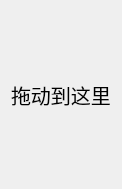
<?xml version="1.0" encoding="UTF-8"?>
<ui version="4.0">
 <class>DraggerWidget</class>
 <widget class="QWidget" name="DraggerWidget">
  <property name="windowModality">
   <enum>Qt::NonModal</enum>
  </property>
  <property name="geometry">
   <rect>
    <x>0</x>
    <y>0</y>
    <width>118</width>
    <height>189</height>
   </rect>
  </property>
  <property name="windowTitle">
   <string>DraggerWidget</string>
  </property>
  <layout class="QGridLayout" name="gridLayout">
   <item row="0" column="0">
    <widget class="QLabel" name="label">
     <property name="font">
      <font>
       <pointsize>15</pointsize>
      </font>
     </property>
     <property name="text">
      <string>拖动到这里</string>
     </property>
    </widget>
   </item>
  </layout>
 </widget>
 <resources/>
 <connections/>
</ui>
